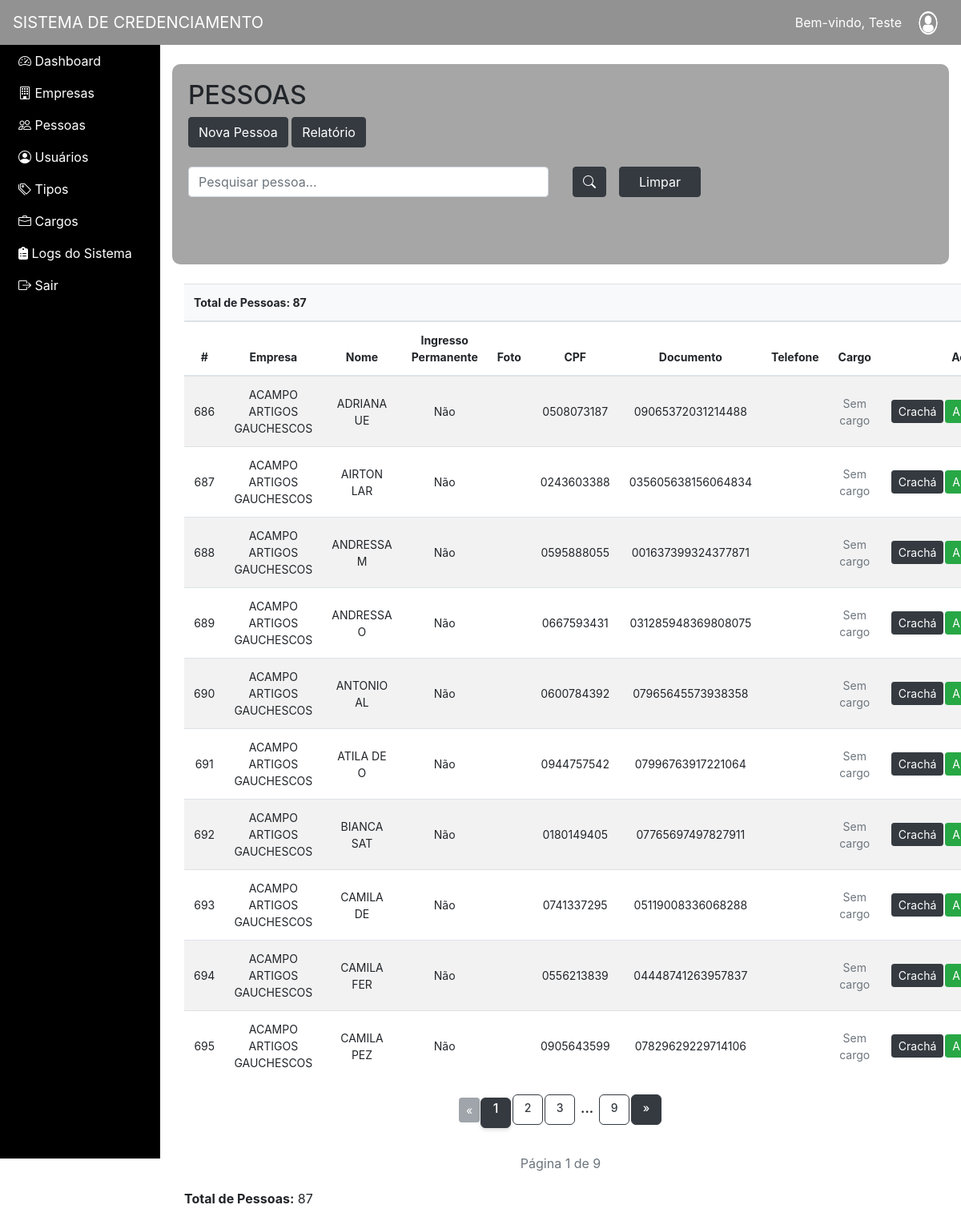
The app's page /estagiofinal/pag1.php?pagina=PESSOAS (signed in), older data.
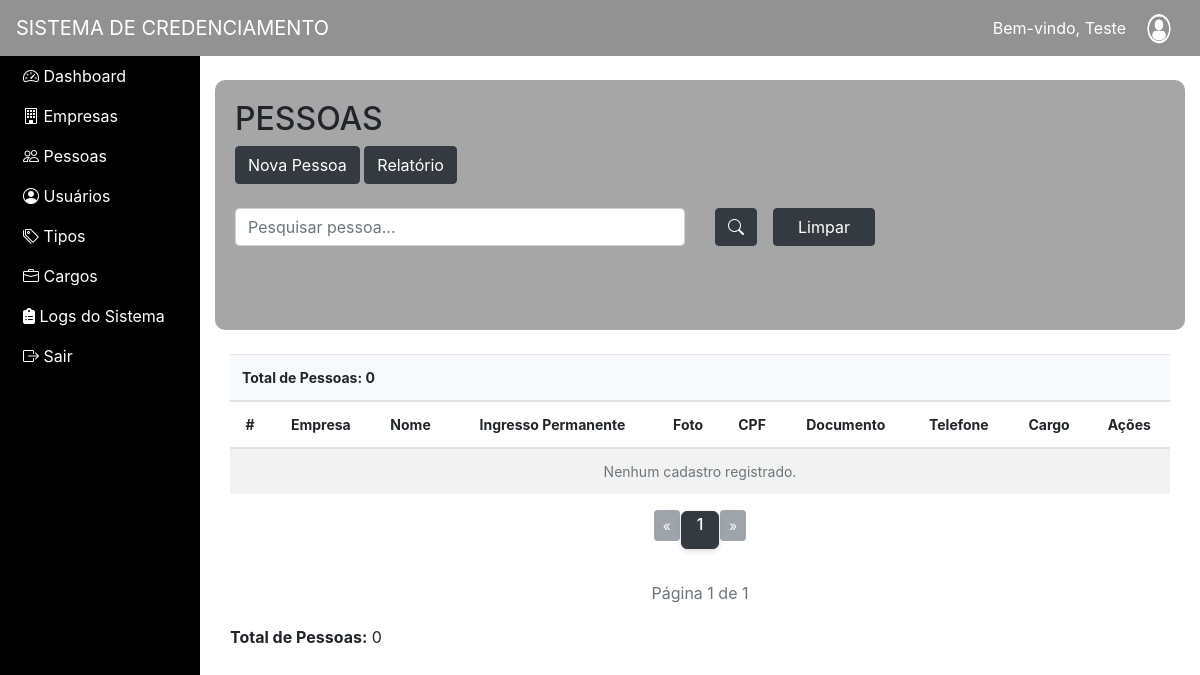
The same page, newer data.
### tables this page shows
CREATE TABLE `pessoas` (
  `ID` int(11) NOT NULL,
  `EMPRESA_ID` int(11) DEFAULT NULL,
  `NOME` varchar(255) DEFAULT NULL,
  `INGRESSO_PERMANENTE` char(1) NOT NULL,
  `FOTO` varchar(255) NOT NULL,
  `CPF` char(11) NOT NULL,
  `DOCUMENTO` varchar(30) NOT NULL,
  `TELEFONE` varchar(14) NOT NULL,
  `CRIADO_EM` timestamp NULL DEFAULT current_timestamp(),
  `ATUALIZADO_EM` timestamp NULL DEFAULT NULL,
  `EXCLUIDO_EM` timestamp NULL DEFAULT NULL,
  `CARGO_ID` int(11) DEFAULT NULL
);

CREATE TABLE `empresas` (
  `ID` int(11) NOT NULL,
  `ANO` int(11) DEFAULT NULL,
  `NOME_FANTASIA` varchar(255) DEFAULT NULL,
  `RAZAO_SOCIAL` varchar(255) DEFAULT NULL,
  `CNPJ` varchar(11) DEFAULT NULL,
  `CRIADO_EM` timestamp NOT NULL DEFAULT current_timestamp(),
  `ATUALIZADO_EM` timestamp NULL DEFAULT NULL,
  `EXCLUIDO_EM` timestamp NULL DEFAULT NULL,
  `QUANTIDADE_ESPACOS` int(11) NOT NULL,
  `TIPO_ID` int(11) DEFAULT NULL
);

### estagiofinal/pessoas.php (the view, shortened to what the changed rows need)
<?php
$nome = isset($_GET['nome']) ? trim($_GET['nome']) : '';
$empresa_id = isset($_GET['empresa_id']) ? intval($_GET['empresa_id']) : 0;
?>
<!DOCTYPE html>
<html lang="pt-BR">
<head>
  <link rel="stylesheet" href="https://cdn.jsdelivr.net/npm/bootstrap@4.6.2/dist/css/bootstrap.min.css">
<link rel="stylesheet" href="https://cdn.jsdelivr.net/npm/bootstrap-icons@1.11.3/font/bootstrap-icons.css">
</head>
<body>
<div class="container mt-4 fundo-tabela">
  <h2>PESSOAS</h2>
 <?php if (in_array($_SESSION['CATEGORIA_ID'] ?? null, [1,2,3])){ ?>
<button type="button"
        onclick="window.location.href='pag1.php?pagina=CADASTRO1&empresa_id=<?php echo isset($_GET['empresa_id']) ? intval($_GET['empresa_id']) : 0; ?>'"
        class="btn btn-dark">
    Nova Pessoa
</button>
<?php } ?>
<a href="relatorios_pessoas.php?nome=<?php echo urlencode($nome); ?>&empresa_id=<?php echo $empresa_id; ?>"
   class="btn btn-dark"
   target="_blank"
   rel="noopener noreferrer">
   Relatório
</a>
  <?php if (($_SESSION['CATEGORIA_ID'] ?? null) != 0) { ?>
<form method="GET" action="">
    <div class="row align-items-center">
      <div class="col-md-6 mb-3">
        <br>
       <input type="text"
       class="form-control"
       id="myInput"
       placeholder="Pesquisar pessoa..."
       onkeyup="myFunction()">
      </div>
     <div class="col-md-3 mb-3 d-flex align-items-center">
  <button type="submit" class="btn btn-dark mr-3">
    <i class="bi bi-search"></i>
  </button>
  <a href="pag1.php?pagina=PESSOAS" class="btn btn-dark px-4">
    Limpar
  </a>
</div>
    </div>
    <br>
  </form>
<?php } ?>
</div>
<div class="container mt-4">
<?php
include_once("conexao.php");
$nome = $_GET['nome'] ?? '';
$pagina = max(1, intval($_GET['pagina_num'] ?? 1));
$limite = 10;
$offset = ($pagina - 1) * $limite;
$filtro = " WHERE 1=1 ";
$sql_total = "
SELECT COUNT(*) as total
FROM pessoas p
LEFT JOIN empresas e ON p.EMPRESA_ID = e.ID
LEFT JOIN cargos c ON p.CARGO_ID = c.ID
$filtro
";
$total_registros = $conexao->query($sql_total)->fetch_assoc()['total'];
$total_paginas = max(1, ceil($total_registros / $limite));
$total = $total_registros;
$sql = "
SELECT
    p.ID,
    p.EMPRESA_ID,
    p.NOME,
    p.INGRESSO_PERMANENTE,
    p.FOTO,
    p.CPF,
    p.DOCUMENTO,
    p.TELEFONE,
    e.NOME_FANTASIA,
    c.NOME AS CARGO_NOME
FROM pessoas p
LEFT JOIN empresas e ON p.EMPRESA_ID = e.ID
LEFT JOIN cargos c ON p.CARGO_ID = c.ID
$filtro
ORDER BY NOME ASC
LIMIT $limite OFFSET $offset
";
?>
<table id="myTable" class="table table-striped align-middle">
<thead>
<tr>
    <th colspan="10" class="text-left bg-light">
        Total de Pessoas: <?php echo $total; ?>
    </th>
</tr>
      <tr>
        <?php if (($_SESSION['CATEGORIA_ID'] ?? null) == 1) { ?>
        <th>#</th>
        <?php } ?>
        <th>Empresa</th>
        <th>Nome</th>
        <th>Ingresso Permanente</th>
        <th>Foto</th>
        <th>CPF</th>
        <th>Documento</th>
        <th>Telefone</th>
        <th>Cargo</th>
        <?php if (($_SESSION['CATEGORIA_ID'] ?? null) != 0) { ?>
        <th>Ações</th>
        <?php } ?>
      </tr>
    </thead>
    <tbody>
<?php
$empresa_id = isset($_GET['empresa_id']) ? intval($_GET['empresa_id']) : 0;
$result = $conexao->query($sql);
if ($result) {
    if ($total > 0) {
    while ($linha = $result->fetch_assoc()) {
echo '<tr>';
            if (($_SESSION['CATEGORIA_ID'] ?? null) == 1) {
            echo '<td>'.$linha['ID'].'</td>';
}
            echo '<td>' . htmlspecialchars($linha['NOME_FANTASIA'] ?? 'Sem empresa') . '</td>';
            echo '<td>' . htmlspecialchars($linha['NOME']) . '</td>';
            echo '<td>' . ($linha['INGRESSO_PERMANENTE'] == 'S' ? 'Sim' : 'Não') . '</td>';
            echo '<td>';
            echo '</td>';
            echo '<td>' . htmlspecialchars($linha['CPF']) . '</td>';
            echo '<td>' . htmlspecialchars($linha['DOCUMENTO']) . '</td>';
            echo '<td>' . htmlspecialchars($linha['TELEFONE']) . '</td>';
          $cargo = $linha['CARGO_NOME'] ?? null;
echo '<td>';
if (!empty($cargo)) {
    echo htmlspecialchars($cargo);
} else {
    echo '<span class="text-muted">Sem cargo</span>';
}
echo '</td>';
if (($_SESSION['CATEGORIA_ID'] ?? null) != 0) {
    $categoria = $_SESSION['CATEGORIA_ID'] ?? 0;
    echo '<td class="col-acoes">';
    echo '<a href="gerar_cracha.php?id=' . $linha['ID'] . '"
        class="btn btn-dark btn-sm"
        target="_blank">
        Crachá
      </a>';
    if (in_array($categoria, [1,3])) {
        echo '<a href="pag1.php?pagina=ALTERARPE&id=' . $linha['ID'] . '"
                  class="btn btn-success btn-sm">
                  Alterar
              </a>';
    }
    echo '</td>';
}
            echo '</tr>';
        }
    } else {
        echo '<tr><td colspan="11" class="text-center text-muted">Nenhum cadastro registrado.</td></tr>';
    }
} else {
    echo '<tr><td colspan="11" class="text-danger">Erro: ' . $conexao->error . '</td></tr>';
}
?>
</body>
<div class="text-center mt-2 pagination-custom">
<?php
$max_links = 2;
if ($pagina > 1) {
    echo '<a class="btn btn-dark btn-sm"
            href="?pagina=PESSOAS&pagina_num=' . ($pagina - 1) . '&nome=' . urlencode($nome) . '&empresa_id=' . $empresa_id . '">
            «
          </a>';
} else {
    echo '<span class="btn btn-secondary btn-sm disabled">«</span>';
}
for ($i = $pagina - $max_links; $i <= $pagina + $max_links; $i++) {
    if ($i < 1 || $i > $total_paginas) continue;
    if ($i == $pagina) {
        echo '<span class="active-page">' . $i . '</span>';
    } else {
        echo '<a class="btn btn-outline-dark btn-sm"
                href="?pagina=PESSOAS&pagina_num=' . $i . '&nome=' . urlencode($nome) . '&empresa_id=' . $empresa_id . '">'
                . $i .
             '</a>';
    }
}
if ($pagina < $total_paginas - $max_links) {
    echo '<span class="dots">...</span>';
    echo '<a class="btn btn-outline-dark btn-sm"
            href="?pagina=PESSOAS&pagina_num=' . $total_paginas . '&nome=' . urlencode($nome) . '&empresa_id=' . $empresa_id . '">'
            . $total_paginas .
         '</a>';
}
if ($pagina < $total_paginas) {
    echo '<a class="btn btn-dark btn-sm"
            href="?pagina=PESSOAS&pagina_num=' . ($pagina + 1) . '&nome=' . urlencode($nome) . '&empresa_id=' . $empresa_id . '">
            »
          </a>';
} else {
    echo '<span class="btn btn-secondary btn-sm disabled">»</span>';
}
?>
<br><br>
<p class="text-muted mt-2">
    Página <?= $pagina ?> de <?= $total_paginas ?>
</p>
</div>
<?php if (isset($total)) echo "<p><strong>Total de Pessoas:</strong> $total</p>"; ?>
</div>
</html>

Row changes from the older to the newer data that the page shows:
removed pessoas: ID "686", EMPRESA_ID.NOME_FANTASIA "ACAMPO ARTIGOS GAUCHESCOS", NOME "ADRIANA UE", INGRESSO_PERMANENTE "Não", CPF "0508073187", DOCUMENTO "09065372031214488"
removed pessoas: ID "687", EMPRESA_ID.NOME_FANTASIA "ACAMPO ARTIGOS GAUCHESCOS", NOME "AIRTON LAR", INGRESSO_PERMANENTE "Não", CPF "0243603388", DOCUMENTO "035605638156064834"
removed pessoas: ID "688", EMPRESA_ID.NOME_FANTASIA "ACAMPO ARTIGOS GAUCHESCOS", NOME "ANDRESSA M", INGRESSO_PERMANENTE "Não", CPF "0595888055", DOCUMENTO "001637399324377871"
removed pessoas: ID "689", EMPRESA_ID.NOME_FANTASIA "ACAMPO ARTIGOS GAUCHESCOS", NOME "ANDRESSA O", INGRESSO_PERMANENTE "Não", CPF "0667593431", DOCUMENTO "031285948369808075"
removed pessoas: ID "690", EMPRESA_ID.NOME_FANTASIA "ACAMPO ARTIGOS GAUCHESCOS", NOME "ANTONIO AL", INGRESSO_PERMANENTE "Não", CPF "0600784392", DOCUMENTO "07965645573938358"
removed pessoas: ID "691", EMPRESA_ID.NOME_FANTASIA "ACAMPO ARTIGOS GAUCHESCOS", NOME "ATILA DE O", INGRESSO_PERMANENTE "Não", CPF "0944757542", DOCUMENTO "07996763917221064"
removed pessoas: ID "692", EMPRESA_ID.NOME_FANTASIA "ACAMPO ARTIGOS GAUCHESCOS", NOME "BIANCA SAT", INGRESSO_PERMANENTE "Não", CPF "0180149405", DOCUMENTO "07765697497827911"
removed pessoas: ID "693", EMPRESA_ID.NOME_FANTASIA "ACAMPO ARTIGOS GAUCHESCOS", NOME "CAMILA DE", INGRESSO_PERMANENTE "Não", CPF "0741337295", DOCUMENTO "05119008336068288"
removed pessoas: ID "694", EMPRESA_ID.NOME_FANTASIA "ACAMPO ARTIGOS GAUCHESCOS", NOME "CAMILA FER", INGRESSO_PERMANENTE "Não", CPF "0556213839", DOCUMENTO "04448741263957837"
removed pessoas: ID "695", EMPRESA_ID.NOME_FANTASIA "ACAMPO ARTIGOS GAUCHESCOS", NOME "CAMILA PEZ", INGRESSO_PERMANENTE "Não", CPF "0905643599", DOCUMENTO "07829629229714106"
Text that changed along with them:
$total: "87" → "0"
$total_paginas: "9" → "1"
$total_paginas: "9" → (not shown)
text now shown: "Nenhum cadastro registrado."
list line gone: "2"
list line gone: "3"
